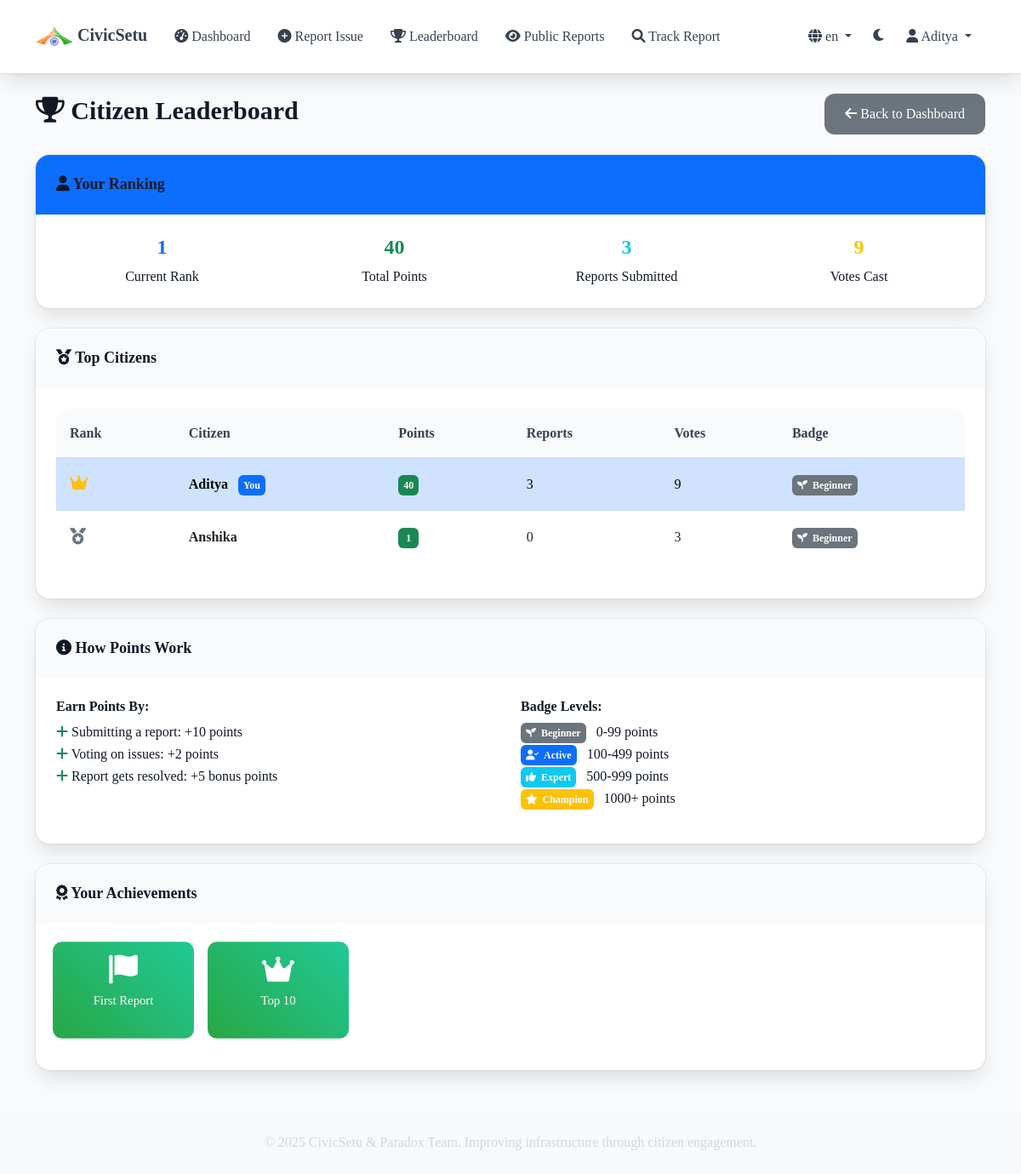
Screenshot of /citizen/leaderboard (signed in) with the database file from the repository.
### models.py (models this page shows, shortened)
class User(UserMixin, db.Model):
    id = db.Column(db.Integer, primary_key=True)
    username = db.Column(db.String(80), unique=True, nullable=False)
    email = db.Column(db.String(120), unique=True, nullable=False)
    password_hash = db.Column(db.String(120), nullable=False)
    role = db.Column(db.String(20), nullable=False, default='citizen')  # citizen or authority
    phone = db.Column(db.String(15))
    department = db.Column(db.String(100))  # For authority users
    created_at = db.Column(db.DateTime, default=datetime.utcnow)
    is_active = db.Column(db.Boolean, default=True)
    email_verified = db.Column(db.Boolean, default=False)
    reports = db.relationship('Report', backref='reporter', lazy=True)
    assigned_tickets = db.relationship('MaintenanceTicket', backref='assigned_to', lazy=True)

class CitizenPoints(db.Model):
    id = db.Column(db.Integer, primary_key=True)
    user_id = db.Column(db.Integer, db.ForeignKey('user.id'), nullable=False)
    points = db.Column(db.Integer, default=0)
    reports_submitted = db.Column(db.Integer, default=0)
    votes_cast = db.Column(db.Integer, default=0)
    reports_verified = db.Column(db.Integer, default=0)  # Reports that got verified by authorities
    updated_at = db.Column(db.DateTime, default=datetime.utcnow, onupdate=datetime.utcnow)
    citizen = db.relationship('User', backref=db.backref('points_record', uselist=False))

### app.py (the view)
@app.route('/citizen/leaderboard')
@login_required
def citizen_leaderboard():
    if current_user.role != 'citizen':
        flash('Access denied')
        return redirect(url_for('index'))
    top_citizens = db.session.query(
        CitizenPoints, User
    ).join(User).order_by(CitizenPoints.points.desc()).limit(50).all()
    user_rank = None
    current_user_points = CitizenPoints.query.filter_by(user_id=current_user.id).first()
    if current_user_points:
        higher_points = CitizenPoints.query.filter(
            CitizenPoints.points > current_user_points.points
        ).count()
        user_rank = higher_points + 1
    return render_template('citizen/leaderboard.html',
                         top_citizens=top_citizens,
                         user_rank=user_rank)

### templates/citizen/leaderboard.html (shortened to what this page needs)
{% extends "base.html" %}
{% block content %}
<div class="row">
    <div class="col-12">
        <div class="d-flex justify-content-between align-items-center mb-4">
            <h2><i class="fas fa-trophy"></i> {{ _('Citizen Leaderboard') }}</h2>
            <a href="{{ url_for('citizen_dashboard') }}" class="btn btn-secondary">
                <i class="fas fa-arrow-left"></i> {{ _('Back to Dashboard') }}
            </a>
        </div>
        {% if current_user.points_record %}
        <div class="card mb-4 border-primary">
            <div class="card-header bg-primary text-white">
                <h5 class="mb-0"><i class="fas fa-user"></i> {{ _('Your Ranking') }}</h5>
            </div>
            <div class="card-body">
                <div class="row text-center">
                    <div class="col-md-3">
                        <h3 class="text-primary">{{ user_rank or 'N/A' }}</h3>
                        <p class="mb-0">{{ _('Current Rank') }}</p>
                    </div>
                    <div class="col-md-3">
                        <h3 class="text-success">{{ current_user.points_record.points }}</h3>
                        <p class="mb-0">{{ _('Total Points') }}</p>
                    </div>
                    <div class="col-md-3">
                        <h3 class="text-info">{{ current_user.points_record.reports_submitted }}</h3>
                        <p class="mb-0">{{ _('Reports Submitted') }}</p>
                    </div>
                    <div class="col-md-3">
                        <h3 class="text-warning">{{ current_user.points_record.votes_cast }}</h3>
                        <p class="mb-0">{{ _('Votes Cast') }}</p>
                    </div>
                </div>
            </div>
        </div>
        {% endif %}
        <div class="card">
            <div class="card-header">
                <h5 class="mb-0"><i class="fas fa-medal"></i> {{ _('Top Citizens') }}</h5>
            </div>
            <div class="card-body">
                {% if top_citizens %}
                    <div class="table-responsive">
                        <table class="table table-hover">
                            <thead>
                                <tr>
                                    <th>{{ _('Rank') }}</th>
                                    <th>{{ _('Citizen') }}</th>
                                    <th>{{ _('Points') }}</th>
                                    <th>{{ _('Reports') }}</th>
                                    <th>{{ _('Votes') }}</th>
                                    <th>{{ _('Badge') }}</th>
                                </tr>
                            </thead>
                            <tbody>
                                {% for points_record, user in top_citizens %}
                                <tr class="{% if user.id == current_user.id %}table-primary{% endif %}">
                                    <td>
                                        <span class="rank-badge rank-{{ loop.index }}">
                                            {% if loop.index == 1 %}
                                                <i class="fas fa-crown text-warning"></i>
                                            {% elif loop.index == 2 %}
                                                <i class="fas fa-medal text-secondary"></i>
                                            {% elif loop.index == 3 %}
                                                <i class="fas fa-medal text-warning"></i>
                                            {% else %}
                                                {{ loop.index }}
                                            {% endif %}
                                        </span>
                                    </td>
                                    <td>
                                        <strong>{{ user.username }}</strong>
                                        {% if user.id == current_user.id %}
                                            <span class="badge bg-primary ms-2">{{ _('You') }}</span>
                                        {% endif %}
                                    </td>
                                    <td><span class="badge bg-success">{{ points_record.points }}</span></td>
                                    <td>{{ points_record.reports_submitted }}</td>
                                    <td>{{ points_record.votes_cast }}</td>
                                    <td>
                                        {% if points_record.points >= 1000 %}
                                            <span class="badge bg-warning"><i class="fas fa-star"></i> {{ _('Champion') }}</span>
                                        {% elif points_record.points >= 500 %}
                                            <span class="badge bg-info"><i class="fas fa-thumbs-up"></i> {{ _('Expert') }}</span>
                                        {% elif points_record.points >= 100 %}
                                            <span class="badge bg-primary"><i class="fas fa-user-check"></i> {{ _('Active') }}</span>
                                        {% else %}
                                            <span class="badge bg-secondary"><i class="fas fa-seedling"></i> {{ _('Beginner') }}</span>
                                        {% endif %}
                                    </td>
                                </tr>
                                {% endfor %}
                            </tbody>
                        </table>
                    </div>
                {% else %}
                    <div class="text-center py-4">
                        <i class="fas fa-trophy fa-3x text-muted mb-3"></i>
                        <h5>{{ _('No leaderboard data available') }}</h5>
                        <p class="text-muted">{{ _('Start reporting issues to earn points and appear on the leaderboard!') }}</p>
                    </div>
                {% endif %}
            </div>
        </div>
        <div class="card mt-4">
            <div class="card-header">
                <h5 class="mb-0"><i class="fas fa-info-circle"></i> {{ _('How Points Work') }}</h5>
            </div>
            <div class="card-body">
                <div class="row">
                    <div class="col-md-6">
                        <h6>{{ _('Earn Points By:') }}</h6>
                        <ul class="list-unstyled">
                            <li><i class="fas fa-plus text-success"></i> {{ _('Submitting a report: +10 points') }}</li>
                            <li><i class="fas fa-plus text-success"></i> {{ _('Voting on issues: +2 points') }}</li>
                            <li><i class="fas fa-plus text-success"></i> {{ _('Report gets resolved: +5 bonus points') }}</li>
                        </ul>
                    </div>
                    <div class="col-md-6">
                        <h6>{{ _('Badge Levels:') }}</h6>
                        <ul class="list-unstyled">
                            <li><span class="badge bg-secondary me-2"><i class="fas fa-seedling"></i> {{ _('Beginner') }}</span> 0-99 {{ _('points') }}</li>
                            <li><span class="badge bg-primary me-2"><i class="fas fa-user-check"></i> {{ _('Active') }}</span> 100-499 {{ _('points') }}</li>
                            <li><span class="badge bg-info me-2"><i class="fas fa-thumbs-up"></i> {{ _('Expert') }}</span> 500-999 {{ _('points') }}</li>
                            <li><span class="badge bg-warning me-2"><i class="fas fa-star"></i> {{ _('Champion') }}</span> 1000+ {{ _('points') }}</li>
                        </ul>
                    </div>
                </div>
            </div>
        </div>
        {% if current_user.points_record %}
        <div class="card mt-4">
            <div class="card-header">
                <h5 class="mb-0"><i class="fas fa-award"></i> {{ _('Your Achievements') }}</h5>
            </div>
            <div class="card-body">
                <div class="row text-center">
                    {% if current_user.points_record.reports_submitted >= 1 %}
                    <div class="col-md-2 mb-3">
                        <div class="achievement-badge earned">
                            <i class="fas fa-flag fa-2x text-primary"></i>
                            <p class="small mt-1">{{ _('First Report') }}</p>
                        </div>
                    </div>
                    {% endif %}
                    {% if user_rank and user_rank <= 10 %}
                    <div class="col-md-2 mb-3">
                        <div class="achievement-badge earned">
                            <i class="fas fa-crown fa-2x text-warning"></i>
                            <p class="small mt-1">{{ _('Top 10') }}</p>
                        </div>
                    </div>
                    {% endif %}
                </div>
            </div>
        </div>
        {% endif %}
    </div>
</div>
{% endblock %}

### templates/base.html (shortened to what this page needs)
<!DOCTYPE html>
<html lang="{{ get_locale() }}">
<head>
    <link href="https://cdn.jsdelivr.net/npm/bootstrap@5.1.3/dist/css/bootstrap.min.css" rel="stylesheet">
    <link href="https://cdnjs.cloudflare.com/ajax/libs/font-awesome/6.0.0/css/all.min.css" rel="stylesheet">
    <link rel="stylesheet" href="https://unpkg.com/leaflet@1.7.1/dist/leaflet.css" />
    <link href="{{ url_for('static', filename='css/custom.css') }}" rel="stylesheet">
</head>
<body>
    <nav class="navbar navbar-expand-lg navbar-dark bg-primary sticky-top">
        <div class="container">
            <a class="navbar-brand" href="{{ url_for('index') }}">
                <img src="{{ url_for('static', filename='logo/CivicSetu.svg') }}" alt="CivicSetu Logo" style="width: 44px;">
                {{ _('CivicSetu') }}
            </a>
            <div class="collapse navbar-collapse" id="navbarNav">
                <ul class="navbar-nav me-auto">
                    {% if current_user.is_authenticated %}
                        {% if current_user.role == 'citizen' %}
                            <li class="nav-item">
                                <a class="nav-link" href="{{ url_for('citizen_dashboard') }}">
                                    <i class="fas fa-tachometer-alt"></i> {{ _('Dashboard') }}
                                </a>
                            </li>
                            <li class="nav-item">
                                <a class="nav-link" href="{{ url_for('create_report') }}">
                                    <i class="fas fa-plus-circle"></i> {{ _('Report Issue') }}
                                </a>
                            </li>
                            <li class="nav-item">
                                <a class="nav-link" href="{{ url_for('citizen_leaderboard') }}">
                                    <i class="fas fa-trophy"></i> {{ _('Leaderboard') }}
                                </a>
                            </li>
                        {% endif %}
                    {% endif %}
                    <li class="nav-item">
                        <a class="nav-link" href="{{ url_for('public_reports') }}">
                            <i class="fas fa-eye"></i> {{ _('Public Reports') }}
                        </a>
                    </li>
                    <li class="nav-item">
                        <a class="nav-link" href="{{ url_for('track_report') }}">
                            <i class="fas fa-search"></i> {{ _('Track Report') }}
                        </a>
                    </li>
                </ul>
                <ul class="navbar-nav">
                    <li class="nav-item dropdown">
                        <a class="nav-link dropdown-toggle" href="#" id="languageDropdown" role="button" data-bs-toggle="dropdown">
                            <i class="fas fa-globe"></i> {{ get_locale() }}
                        </a>
                    </li>
                    <li class="nav-item">
                        <button class="nav-link btn btn-link" id="themeToggle" style="border: none; background: none;">
                            <i class="fas fa-moon" id="themeIcon"></i>
                        </button>
                    </li>
                    {% if current_user.is_authenticated %}
                        <li class="nav-item dropdown">
                            <a class="nav-link dropdown-toggle" href="#" id="navbarDropdown" role="button" data-bs-toggle="dropdown">
                                <i class="fas fa-user"></i> {{ current_user.username }}
                            </a>
                        </li>
                    {% endif %}
                </ul>
            </div>
        </div>
    </nav>
    <main class="container mt-4">
        {% block content %}{% endblock %}
    </main>
    <footer class="bg-light mt-5 py-4">
        <div class="container text-center">
            <p class="mb-0">&copy; 2025 CivicSetu & Paradox Team. Improving infrastructure through citizen engagement.</p>
        </div>
    </footer>
</body>
</html>

### rows the page displays
User: is_active "en", username "Aditya"
CitizenPoints: points_record.points "40", points_record.reports_submitted "3", points_record.votes_cast "9", username "Aditya", points "40", reports_submitted "3", votes_cast "9"
CitizenPoints: username "Anshika", points "1", reports_submitted "0", votes_cast "3"

### other values shown
{{ user_rank or 'N/A' }} "1"
